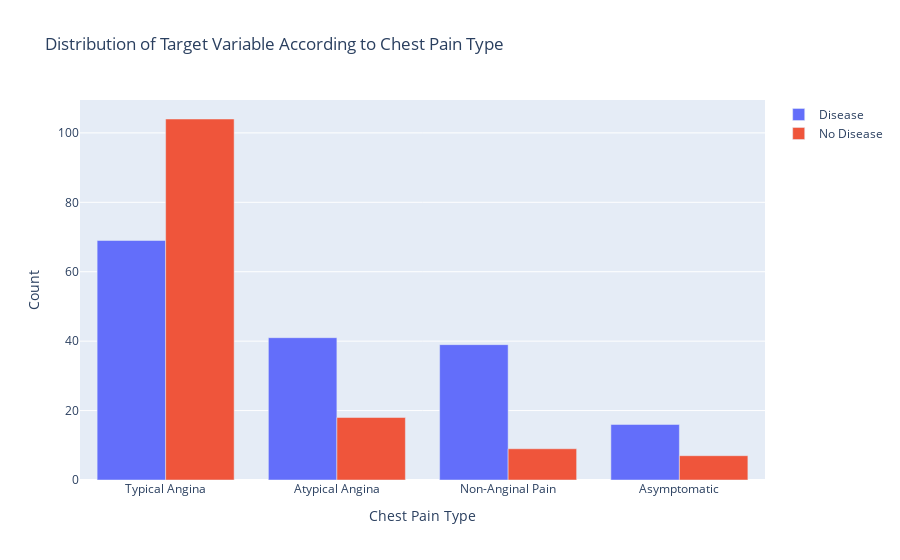

The notebook cell this image was saved under:
### Markdown cell above
There are more male than female patients in the disease group (1).

### Code cell
cp=['Typical Angina','Atypical Angina','Non-Anginal Pain','Asymptomatic']
y1=df.loc[df['target']==0].cp.value_counts()
y2=df.loc[df['target']==1].cp.value_counts()

fig = go.Figure(data=[
    go.Bar(name='Disease', x=cp, y=y2),
    go.Bar(name='No Disease', x=cp, y=y1)
])
fig.update_layout(barmode='group')
fig.update_xaxes(title_text='Chest Pain Type')
fig.update_yaxes(title_text='Count')
fig.update_layout(title_text='Distribution of Target Variable According to Chest Pain Type')

fig.show()

### Figure 1 — Plotly figure (JSON) as saved in the notebook; plotly's stock layout.template omitted (floating-point values rounded to 4 significant figures)
{"data": [{"name": "Disease", "type": "bar", "x": ["Typical Angina", "Atypical Angina", "Non-Anginal Pain", "Asymptomatic"], "y": [69, 41, 39, 16]}, {"name": "No Disease", "type": "bar", "x": ["Typical Angina", "Atypical Angina", "Non-Anginal Pain", "Asymptomatic"], "y": [104, 18, 9, 7]}], "layout": {"barmode": "group", "title": {"text": "Distribution of Target Variable According to Chest Pain Type"}, "xaxis": {"title": {"text": "Chest Pain Type"}}, "yaxis": {"title": {"text": "Count"}}}}
